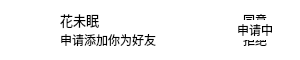
<?xml version="1.0" encoding="UTF-8"?>
<ui version="4.0">
 <class>ApplyNotifyItem</class>
 <widget class="QWidget" name="ApplyNotifyItem">
  <property name="geometry">
   <rect>
    <x>0</x>
    <y>0</y>
    <width>300</width>
    <height>60</height>
   </rect>
  </property>
  <property name="minimumSize">
   <size>
    <width>300</width>
    <height>60</height>
   </size>
  </property>
  <property name="maximumSize">
   <size>
    <width>300</width>
    <height>60</height>
   </size>
  </property>
  <property name="windowTitle">
   <string>ApplyNotifyItem</string>
  </property>
  <property name="styleSheet">
   <string notr="true">border: 0px;
background-color: #ffffff;</string>
  </property>
  <widget class="QPushButton" name="m_agreePushButton">
   <property name="geometry">
    <rect>
     <x>230</x>
     <y>10</y>
     <width>50</width>
     <height>20</height>
    </rect>
   </property>
   <property name="text">
    <string>同意</string>
   </property>
  </widget>
  <widget class="QPushButton" name="m_rejectPushButton">
   <property name="geometry">
    <rect>
     <x>230</x>
     <y>30</y>
     <width>50</width>
     <height>20</height>
    </rect>
   </property>
   <property name="text">
    <string>拒绝</string>
   </property>
  </widget>
  <widget class="QLabel" name="m_statusLabel">
   <property name="geometry">
    <rect>
     <x>220</x>
     <y>20</y>
     <width>70</width>
     <height>20</height>
    </rect>
   </property>
   <property name="text">
    <string>申请中</string>
   </property>
   <property name="alignment">
    <set>Qt::AlignCenter</set>
   </property>
  </widget>
  <widget class="QWidget" name="m_widget" native="true">
   <property name="geometry">
    <rect>
     <x>0</x>
     <y>0</y>
     <width>220</width>
     <height>60</height>
    </rect>
   </property>
   <widget class="QPushButton" name="m_avatarPushButton">
    <property name="geometry">
     <rect>
      <x>10</x>
      <y>10</y>
      <width>40</width>
      <height>40</height>
     </rect>
    </property>
    <property name="text">
     <string/>
    </property>
   </widget>
   <widget class="QLabel" name="m_nameLabel">
    <property name="geometry">
     <rect>
      <x>60</x>
      <y>10</y>
      <width>130</width>
      <height>20</height>
     </rect>
    </property>
    <property name="font">
     <font>
      <pointsize>10</pointsize>
     </font>
    </property>
    <property name="text">
     <string>花未眠</string>
    </property>
   </widget>
   <widget class="QLabel" name="m_operationLabel">
    <property name="geometry">
     <rect>
      <x>60</x>
      <y>30</y>
      <width>150</width>
      <height>20</height>
     </rect>
    </property>
    <property name="text">
     <string>申请添加你为好友</string>
    </property>
   </widget>
  </widget>
 </widget>
 <resources/>
 <connections/>
</ui>
